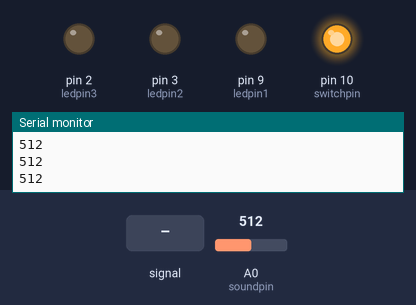
Recording of a sketch running on a simulated Arduino Uno, built with avr-gcc and run on an emulated ATmega328P. Shown: output pins drawn as LEDs (lit = HIGH), the last lines printed to the serial monitor. Inputs (shaded band) come from the test bench; at power-on: A0 (soundpin) = 512.

Above: at 1.7 s.
1.8 s: A0 (soundpin) fed a 200 Hz sine of ±81 counts around its level
4.8 s: A0 (soundpin) set to 610
At 5.7 s:
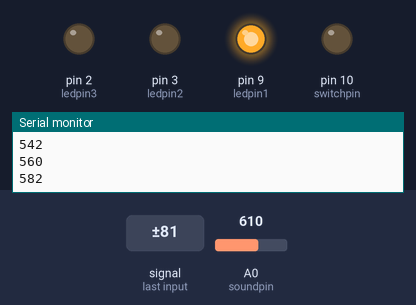
6.3 s: A0 (soundpin) set to 586
At 7.12 s:
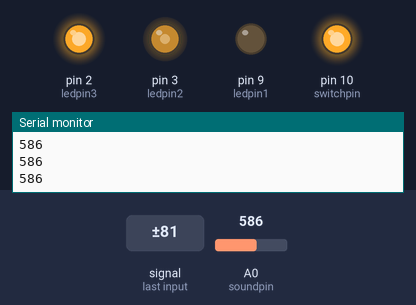
9.3 s: A0 (soundpin) fed a 1000 Hz sine of ±255 counts around its level
At 11.0 s:
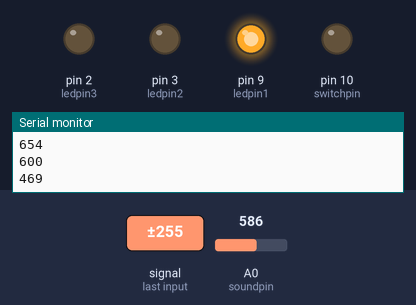
12.3 s: A0 (soundpin) set to 511
At 13.0 s:
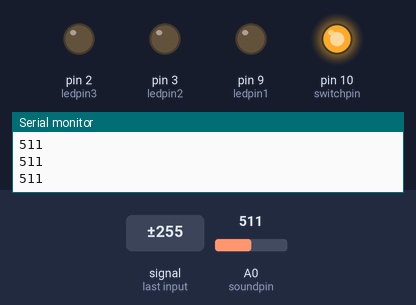
13.8 s: A0 (soundpin) set to 534
15.3 s: A0 (soundpin) set to 554
At 16.6 s:
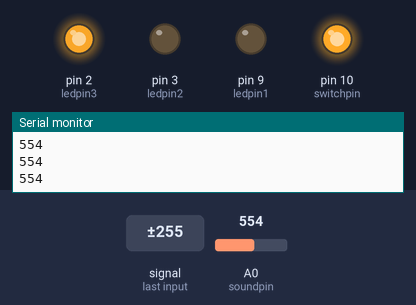
Timing chart, 0 to 17.8 s (numbered marks = the images above; inputs shaded):
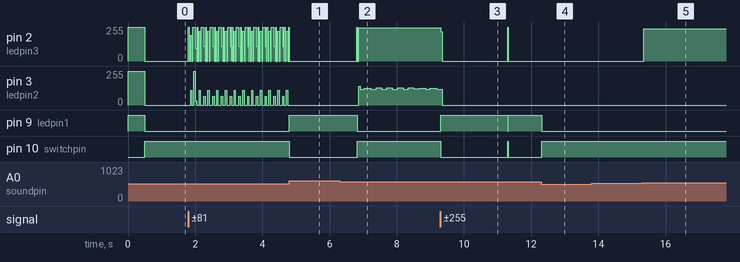

Measured:
- the behaviour switches between 600 and 599 on A0 (soundpin) (found by bisection; images 1 and 2)
- the behaviour switches between 545 and 546 on A0 (soundpin) (found by bisection; images 4 and 5)
- after the input at 4.8 s, pin 3 (ledpin2): stops changing and stays 0/255; pin 9 (ledpin1): LOW → HIGH at once; pin 10 (switchpin): HIGH → LOW at once
- after the input at 6.3 s, pin 2 (ledpin3): 0/255 → 250/255 after 0.51 s; pin 9 (ledpin1): HIGH → LOW after 0.52 s; pin 10 (switchpin): LOW → HIGH after 0.52 s
- after the input at 9.3 s, pin 2 (ledpin3): 250/255 → 0/255 at once; pin 9 (ledpin1): LOW → HIGH at once, → LOW 2.0 s later, → HIGH 0.01 s later; pin 10 (switchpin): HIGH → LOW at once, → HIGH 2.0 s later, → LOW 0.01 s later
- after the input at 12.3 s, pin 9 (ledpin1): HIGH → LOW at once; pin 10 (switchpin): LOW → HIGH at once
- after the input at 15.3 s, pin 2 (ledpin3): 0/255 → 242/255 after 0.05 s

The sketch:

Sound_detector.ino
```cpp
//SHOUT DOWN
//This software/hardware allows to controll noise of the older child when your new born needs to sleep.
//It is monitoring the noise level of the room where the older child resisdes and in case of the noise is increase the device will warn by flashing LED's (green, yellow)
// and if that's not helping the red LED will come up an shut down the power of the connected devices.
// REQUIRED :
// Arduino uno, KY-037,   irf540, relay or switch, 12V PSU, few cables and 3 LEDS


const int switchpin = 10; // ledpin and soundpin are not changed throughout the process
const int ledpin1 = 9; // ledpin and soundpin are not changed throughout the process
const int ledpin2 = 3; // ledpin and soundpin are not changed throughout the process
const int ledpin3 = 2; // ledpin and soundpin are not changed throughout the process
const int soundpin = A0;
int threshold = 600; // sets threshold value for sound sensor
void setup() {
  Serial.begin(9600);
  pinMode(switchpin, OUTPUT);
  pinMode(soundpin, INPUT);
  pinMode(ledpin1, OUTPUT);
  pinMode(ledpin2, OUTPUT);
  pinMode(ledpin3, OUTPUT);
    digitalWrite(ledpin1, HIGH); //turns led on
    digitalWrite(ledpin2, HIGH); //turns led on
    digitalWrite(ledpin3, HIGH); //turns led on
    delay(500);
    digitalWrite(ledpin1, LOW); //turns led on
    digitalWrite(ledpin2, LOW); //turns led on
    digitalWrite(ledpin3, LOW); //turns led on
}
void loop() {
  sound();
}
```

sound.ino
```cpp
void sound() {
  int soundsens = analogRead(soundpin); // reads analog data from sound sensor
  if (soundsens >= threshold) {
    digitalWrite(switchpin, LOW); //turns led on
    digitalWrite(ledpin1, HIGH); //turns led on
    delay(1000);
    //Serial.print("Noise value: ");
    Serial.println(soundsens);
    ////Serial.print("Threshold: ");
    Serial.println(threshold);
  }
  else {
    int soundsens1 = 0;
    soundsens1 = soundsens + 54;
    if (soundsens1 >= threshold) {
      digitalWrite(ledpin3, HIGH); //turns led on
      delay(5);
    }
    int soundsens2 = 0;
    soundsens2 = soundsens + 44;
    if (soundsens2 >= threshold) {
      digitalWrite(ledpin2, HIGH); //turns led
      delay(5);

    }
    digitalWrite(switchpin, HIGH);
    digitalWrite(ledpin1, LOW); //turns led on
    digitalWrite(ledpin2, LOW); //turns led on
    digitalWrite(ledpin3, LOW); //turns led on
    //Serial.print("Silent value: ");
    Serial.println(soundsens);
    //Serial.print("Threshold: ");
    //Serial.println(threshold);
    //delay(500);

  }
}
```
